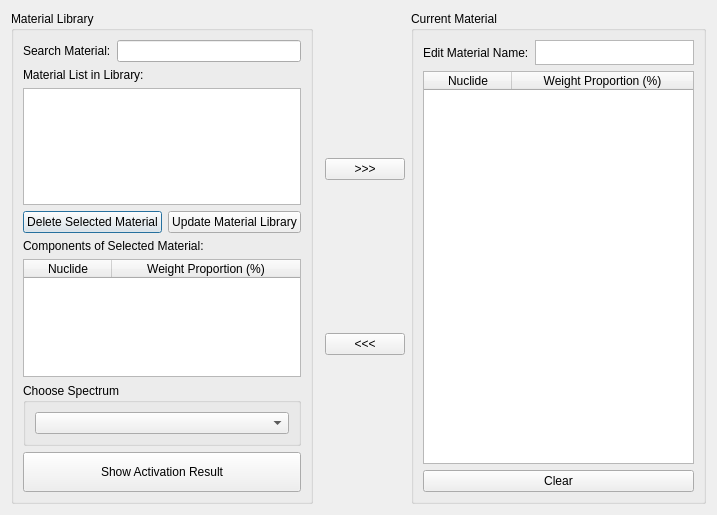
<?xml version="1.0" encoding="UTF-8"?>
<ui version="4.0">
 <class>InputDlg</class>
 <widget class="QDialog" name="InputDlg">
  <property name="enabled">
   <bool>true</bool>
  </property>
  <property name="geometry">
   <rect>
    <x>0</x>
    <y>0</y>
    <width>717</width>
    <height>515</height>
   </rect>
  </property>
  <property name="minimumSize">
   <size>
    <width>700</width>
    <height>500</height>
   </size>
  </property>
  <property name="windowTitle">
   <string>Input parameters for activation data</string>
  </property>
  <property name="sizeGripEnabled">
   <bool>false</bool>
  </property>
  <property name="modal">
   <bool>false</bool>
  </property>
  <layout class="QVBoxLayout" name="verticalLayout_2">
   <item>
    <layout class="QHBoxLayout" name="horizontalLayout" stretch="8,1,8">
     <property name="topMargin">
      <number>0</number>
     </property>
     <item>
      <layout class="QVBoxLayout" name="verticalLayout_4">
       <property name="spacing">
        <number>9</number>
       </property>
       <property name="leftMargin">
        <number>0</number>
       </property>
       <item>
        <widget class="QGroupBox" name="groupBox_3">
         <property name="title">
          <string>Material Library</string>
         </property>
         <layout class="QVBoxLayout" name="verticalLayout_7" stretch="0,0,0,0,0,0,0,0">
          <item>
           <layout class="QHBoxLayout" name="horizontalLayout_2">
            <property name="topMargin">
             <number>0</number>
            </property>
            <item>
             <widget class="QLabel" name="label_3">
              <property name="text">
               <string>Search Material:</string>
              </property>
             </widget>
            </item>
            <item>
             <widget class="QLineEdit" name="textMaterialSearch"/>
            </item>
           </layout>
          </item>
          <item>
           <widget class="QLabel" name="label_2">
            <property name="text">
             <string>Material List in Library:</string>
            </property>
           </widget>
          </item>
          <item>
           <widget class="QListWidget" name="listWidgetMaterialLib">
            <property name="toolTip">
             <string>&lt;html&gt;&lt;head/&gt;&lt;body&gt;&lt;p&gt;This list contains currently cached materials, which can be found in the file in &amp;quot;Data Save/matlist.txt&amp;quot;, in which, each line represent one material's components.&lt;/p&gt;&lt;/body&gt;&lt;/html&gt;</string>
            </property>
           </widget>
          </item>
          <item>
           <layout class="QHBoxLayout" name="horizontalLayout_5">
            <property name="topMargin">
             <number>0</number>
            </property>
            <item>
             <widget class="QPushButton" name="pushButtonDeleteMatFromLib">
              <property name="text">
               <string>Delete Selected Material</string>
              </property>
             </widget>
            </item>
            <item>
             <widget class="QPushButton" name="pushButtonUpdateMaterialLib">
              <property name="text">
               <string>Update Material Library</string>
              </property>
             </widget>
            </item>
           </layout>
          </item>
          <item>
           <widget class="QLabel" name="label">
            <property name="text">
             <string>Components of Selected Material:</string>
            </property>
           </widget>
          </item>
          <item>
           <widget class="QTableWidgetMaterial" name="tableWidgetSelectedMatComposition">
            <attribute name="horizontalHeaderVisible">
             <bool>true</bool>
            </attribute>
            <attribute name="horizontalHeaderDefaultSectionSize">
             <number>88</number>
            </attribute>
            <attribute name="horizontalHeaderStretchLastSection">
             <bool>true</bool>
            </attribute>
            <attribute name="verticalHeaderVisible">
             <bool>false</bool>
            </attribute>
            <column>
             <property name="text">
              <string>Nuclide</string>
             </property>
            </column>
            <column>
             <property name="text">
              <string>Weight Proportion (%)</string>
             </property>
            </column>
           </widget>
          </item>
          <item>
           <widget class="QGroupBox" name="groupBox">
            <property name="title">
             <string>Choose Spectrum</string>
            </property>
            <layout class="QVBoxLayout" name="verticalLayout_5">
             <item>
              <widget class="QComboBox" name="comboBoxSelectSpectra">
               <property name="editable">
                <bool>false</bool>
               </property>
               <property name="maxVisibleItems">
                <number>6</number>
               </property>
               <property name="insertPolicy">
                <enum>QComboBox::NoInsert</enum>
               </property>
               <property name="duplicatesEnabled">
                <bool>true</bool>
               </property>
              </widget>
             </item>
            </layout>
           </widget>
          </item>
          <item>
           <widget class="QPushButton" name="pushButtonShowResult">
            <property name="minimumSize">
             <size>
              <width>0</width>
              <height>40</height>
             </size>
            </property>
            <property name="text">
             <string>Show Activation Result</string>
            </property>
           </widget>
          </item>
         </layout>
        </widget>
       </item>
      </layout>
     </item>
     <item>
      <layout class="QVBoxLayout" name="verticalLayout_3">
       <property name="leftMargin">
        <number>6</number>
       </property>
       <item>
        <widget class="QPushButton" name="pushButtonLoad">
         <property name="text">
          <string>&gt;&gt;&gt;</string>
         </property>
        </widget>
       </item>
       <item>
        <widget class="QPushButton" name="pushButtonSave">
         <property name="text">
          <string>&lt;&lt;&lt;</string>
         </property>
        </widget>
       </item>
      </layout>
     </item>
     <item>
      <layout class="QVBoxLayout" name="verticalLayout">
       <property name="spacing">
        <number>6</number>
       </property>
       <property name="leftMargin">
        <number>0</number>
       </property>
       <property name="topMargin">
        <number>0</number>
       </property>
       <property name="rightMargin">
        <number>0</number>
       </property>
       <property name="bottomMargin">
        <number>0</number>
       </property>
       <item>
        <widget class="QGroupBox" name="groupBox_2">
         <property name="title">
          <string>Current Material</string>
         </property>
         <layout class="QVBoxLayout" name="verticalLayout_6">
          <item>
           <layout class="QHBoxLayout" name="horizontalLayout_3">
            <property name="topMargin">
             <number>0</number>
            </property>
            <item>
             <widget class="QLabel" name="label_4">
              <property name="text">
               <string>Edit Material Name:</string>
              </property>
             </widget>
            </item>
            <item>
             <widget class="QPlainTextEdit" name="textMatName">
              <property name="minimumSize">
               <size>
                <width>0</width>
                <height>0</height>
               </size>
              </property>
              <property name="maximumSize">
               <size>
                <width>16777215</width>
                <height>25</height>
               </size>
              </property>
             </widget>
            </item>
           </layout>
          </item>
          <item>
           <widget class="QTableWidgetMaterial" name="tableWidgetMatComposition">
            <attribute name="horizontalHeaderDefaultSectionSize">
             <number>88</number>
            </attribute>
            <attribute name="horizontalHeaderStretchLastSection">
             <bool>true</bool>
            </attribute>
            <attribute name="verticalHeaderVisible">
             <bool>false</bool>
            </attribute>
            <attribute name="verticalHeaderMinimumSectionSize">
             <number>16</number>
            </attribute>
            <attribute name="verticalHeaderStretchLastSection">
             <bool>false</bool>
            </attribute>
            <column>
             <property name="text">
              <string>Nuclide</string>
             </property>
            </column>
            <column>
             <property name="text">
              <string>Weight Proportion (%)</string>
             </property>
            </column>
           </widget>
          </item>
          <item>
           <widget class="QPushButton" name="pushButtonClearCurrentMat">
            <property name="text">
             <string>Clear</string>
            </property>
           </widget>
          </item>
         </layout>
        </widget>
       </item>
       <item>
        <layout class="QHBoxLayout" name="horizontalLayout_4">
         <property name="topMargin">
          <number>0</number>
         </property>
        </layout>
       </item>
      </layout>
     </item>
    </layout>
   </item>
  </layout>
 </widget>
 <customwidgets>
  <customwidget>
   <class>QTableWidgetMaterial</class>
   <extends>QTableWidget</extends>
   <header location="global">qtablewidgetmaterial.h</header>
  </customwidget>
 </customwidgets>
 <resources/>
 <connections/>
</ui>
